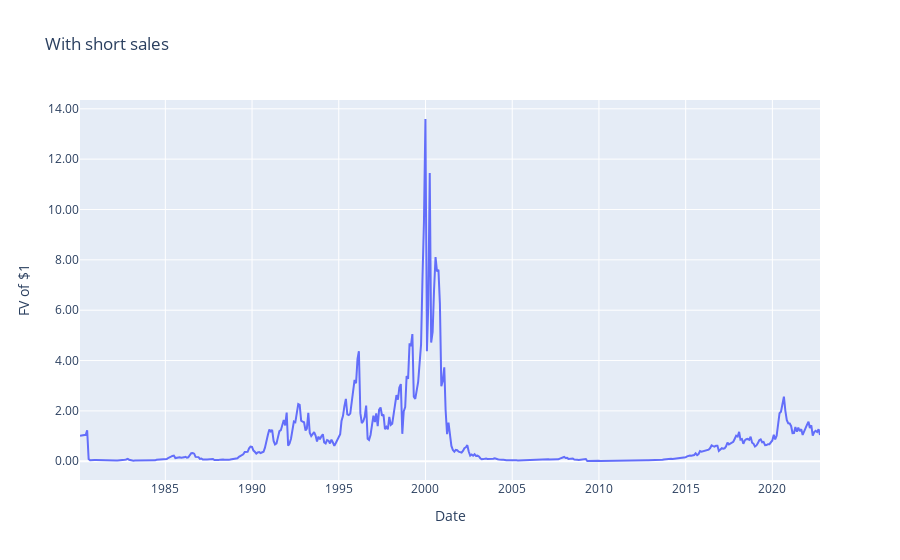
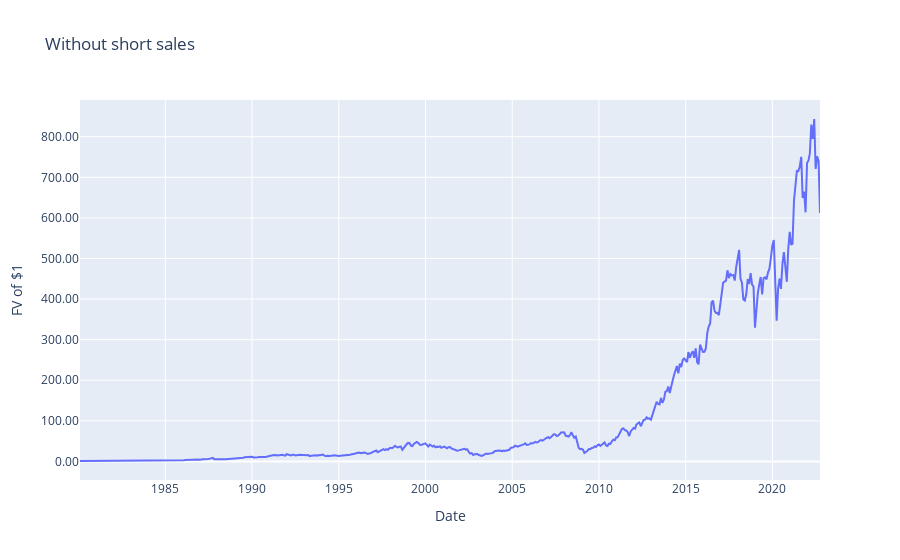

Source (notebook cell) for these figures, in order:
### Code cell
# Plot the time-series of cumulative returns (sum of risky portfolio weights as hoverdata)
label_dict = {'ss': 'With short sales',
            'noss': 'Without short sales'}        

for model in ['ss', 'noss']:
    fig = go.Figure()
    string =  "Strategy: " + label_dict[model] +" <br>"
    string += "Date: %{x}<br>"
    string += "Cumulative Return: $%{y:0.2f}<br>"
    string += "Total Weight in Risky Portfolio: %{customdata: 0.2%} <br>"
    string += "<extra></extra>"

    wgt_list = ['wgt_cal_'+ model] + ['wgt'+asset + "_" + model for asset in asset_list]
    trace=go.Scatter(x=portrets['Date'], y=(1+portrets['retp_'+model]).cumprod(), customdata=portrets['sum_risky_'+model], 
        hovertemplate=string, name = label_dict[model])
    fig.add_trace(trace)
    fig.layout.yaxis["title"] = "FV of $1"
    fig.layout.xaxis["title"] = "Date"
    fig.update_yaxes(tickformat=".2f")
    fig.update_layout(legend=dict(yanchor="top", y =0.99, xanchor="left", x=0.01),
         title=label_dict[model])
    fig.show()

### Figure 1 — Plotly figure (JSON) as saved in the notebook; plotly's stock layout.template omitted (floating-point values rounded to 4 significant figures; data arrays with more than 128 entries replaced by an {"elided": "..."} marker saying what was removed)
{"data": [{"customdata": {"elided": "513 float values"}, "hovertemplate": "Strategy: With short sales <br>Date: %{x}<br>Cumulative Return: $%{y:0.2f}<br>Total Weight in Risky Portfolio: %{customdata: 0.2%} <br><extra></extra>", "name": "With short sales", "type": "scatter", "x": {"elided": "513 str values"}, "y": {"elided": "513 float values"}}], "layout": {"legend": {"x": 0.01, "xanchor": "left", "y": 0.99, "yanchor": "top"}, "title": {"text": "With short sales"}, "xaxis": {"title": {"text": "Date"}}, "yaxis": {"tickformat": ".2f", "title": {"text": "FV of $1"}}}}

### Figure 2 — Plotly figure (JSON) as saved in the notebook; plotly's stock layout.template omitted (floating-point values rounded to 4 significant figures; data arrays with more than 128 entries replaced by an {"elided": "..."} marker saying what was removed)
{"data": [{"customdata": {"elided": "513 float values"}, "hovertemplate": "Strategy: Without short sales <br>Date: %{x}<br>Cumulative Return: $%{y:0.2f}<br>Total Weight in Risky Portfolio: %{customdata: 0.2%} <br><extra></extra>", "name": "Without short sales", "type": "scatter", "x": {"elided": "513 str values"}, "y": {"elided": "513 float values"}}], "layout": {"legend": {"x": 0.01, "xanchor": "left", "y": 0.99, "yanchor": "top"}, "title": {"text": "Without short sales"}, "xaxis": {"title": {"text": "Date"}}, "yaxis": {"tickformat": ".2f", "title": {"text": "FV of $1"}}}}
